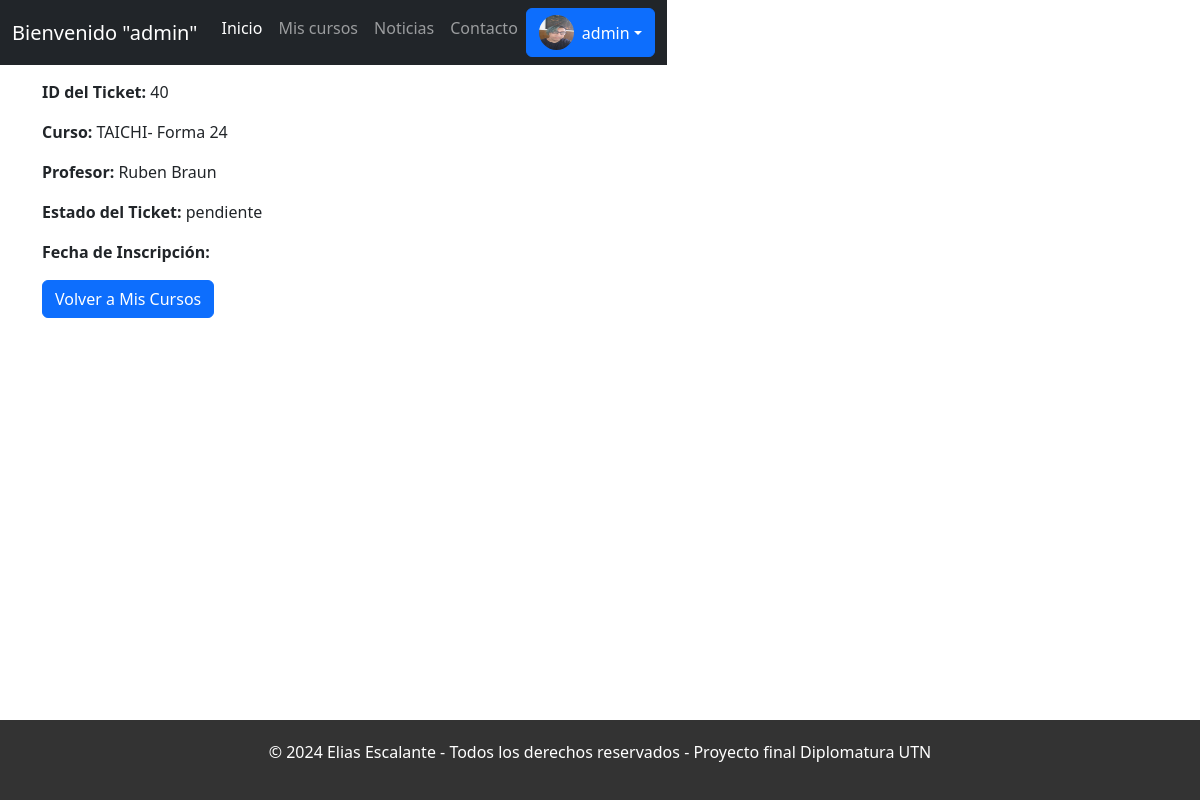
The page /cursos/ticket/40/ (signed in) on the database its author committed.
### usuarios/models.py (models this page shows, shortened)
class User(AbstractUser):
    imagen = models.ImageField(upload_to='profile_images/', blank=True, null=True)
    fecha_nacimiento = models.DateField(blank=True, null=True)
    ciudad = models.CharField(max_length=40, blank=True)
    domicilio = models.CharField(max_length=80, blank=True)
    telefono = models.CharField(max_length=30, blank=True)
    email = models.EmailField(unique=True, validators=[EmailValidator()])

### cursos/models.py (models this page shows, shortened)
class Ticket(models.Model):
    usuario = models.ForeignKey(settings.AUTH_USER_MODEL, on_delete=models.CASCADE)
    curso = models.ForeignKey('Curso', on_delete=models.CASCADE)
    fecha_compra = models.DateTimeField(auto_now_add=True)
    estado = models.CharField(max_length=20, choices=[('pendiente', 'Pendiente'), ('pagado', 'Pagado')], default='pendiente')

class Curso(models.Model):
    nombre = models.CharField(max_length=50)
    comision = models.CharField(max_length=20)
    Profesor = models.CharField(max_length=50)
    Descripcion = models.TextField(max_length=500)
    cupo = models.IntegerField(default=0)
    precio = models.DecimalField(max_digits=12, decimal_places=2, default=0.00)
    imagen = models.ImageField(upload_to="producto/%Y/%m/%d", blank=True, null=True)
    direccion= models.CharField(max_length=200)

### cursos/views.py (the view)
# urls.py: path('ticket/<int:ticket_id>/', views.ticket_detalle, name='ticket'),
@login_required
def ticket_detalle(request, ticket_id):
    ticket = get_object_or_404(Ticket, id=ticket_id, usuario=request.user)
    return render(request, 'cursos/ticket.html', {'ticket': ticket})

### templates/cursos/ticket.html
{% extends 'layout.html' %}
{% block content %}
  <div class="ticket-details">
    <h1>Detalles del Ticket</h1>
    <p><strong>ID del Ticket:</strong> {{ ticket.id }}</p>
    <p><strong>Curso:</strong> {{ ticket.curso.nombre }}</p>
    <p><strong>Profesor:</strong> {{ ticket.curso.Profesor }}</p>
    <p><strong>Estado del Ticket:</strong> {{ ticket.estado }}</p>
    <p><strong>Fecha de Inscripción:</strong> {{ ticket.fecha_inscripcion }}</p>
    <a href="{% url 'mis_cursos' %}" class="btn btn-primary">Volver a Mis Cursos</a>
  </div>
{% endblock %}

### templates/layout.html (shortened to what this page needs)
{% load static %}
<!DOCTYPE html>
<html lang="es">
<head>
    <link href="https://cdn.jsdelivr.net/npm/bootstrap@5.3.3/dist/css/bootstrap.min.css" rel="stylesheet">
    <link rel="stylesheet" href="{% static 'layout/css/layout.css' %}">
</head>
<body class="{% block body_class %}{% endblock %}">
    <div class="main-container">
        <nav class="navbar navbar-expand-lg navbar-dark bg-dark">
            <div class="container-fluid">
                <a class="navbar-brand" href="#">Bienvenido "{{ user.username }}"</a>
                <div class="collapse navbar-collapse" id="navbarNav">
                    <ul class="navbar-nav ms-auto">
                        <li class="nav-item">
                            <a class="nav-link active" aria-current="page" href="{% url 'home_usuarios'%}">Inicio</a>
                        </li>
                        <li class="nav-item">
                            <a class="nav-link" href="{% url 'mis_cursos' %}">Mis cursos</a>
                        </li>
                        <li class="nav-item">
                            <a class="nav-link" href="{% url 'noticias' %}">Noticias</a>
                        </li>
                        <li class="nav-item">
                            <a class="nav-link" href="{% url 'contacto' %}">Contacto</a>
                        </li>
                        <li class="nav-item dropdown">
                            <a class="btn btn-primary dropdown-toggle d-flex align-items-center" href="#" id="userDropdown" role="button" data-bs-toggle="dropdown" aria-expanded="false">
                                {% if user.imagen %}
                                    <img src="{{ user.imagen.url }}" alt="Usuario" class="rounded-circle me-2" style="width: 35px; height: 35px;">
                                {% else %}
                                    <img src="{% static 'profile_images/1.jpg' %}" alt="Usuario" class="rounded-circle me-2" style="width: 35px; height: 35px;">
                                {% endif %}
                                {{ user.username }}
                            </a>
                        </li>
                    </ul>
                </div>
            </div>
        </nav>
        <div class="content">
            <div class="container mt-4">
                {% block content %}{% endblock %}
            </div>
        </div>
        <footer>
            <div class="container">
                <p>© 2024 Elias Escalante - Todos los derechos reservados - Proyecto final Diplomatura UTN </p>
            </div>
        </footer>
    </div>
</body>
</html>

### static/layout/css/layout.css (style rules this page uses)
html, body { height: 100%; margin: 0; }
.main-container { min-height: 100%; display: flex; flex-direction: column; }
.navbar { position: fixed; flex-shrink: 0; }
.content { flex-grow: 1; }
footer { background-color: #333; color: #fff; text-align: center; padding: 20px 0; position: relative; bottom: 0; width: 100%; }

### rows shown on the page
User: username "admin", imagen (picture)
Ticket: id "40", curso.nombre "TAICHI- Forma 24", curso.Profesor "Ruben Braun", estado "pendiente"
